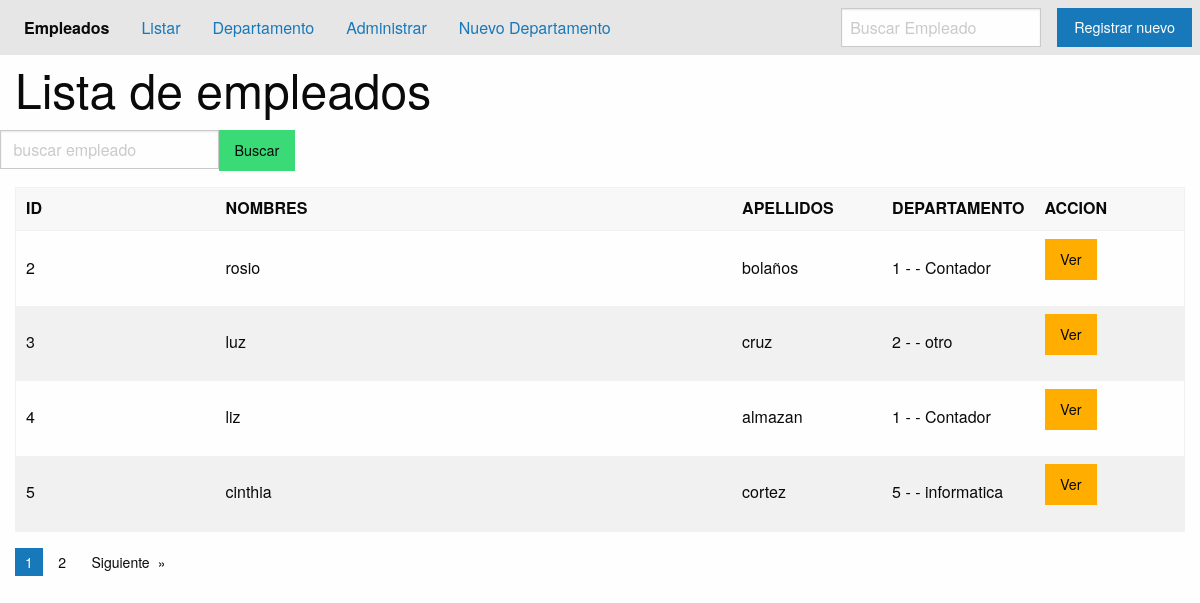
Screenshot of /listar-todos-empleados/ with the database file from the repository.
### applications/personas/models.py (models this page shows, shortened)
class Empleado(models.Model):
    JOB_CHOICES = (
        ('0', 'Contador'),
        ('1', 'Administrador'),
        ('2', 'Economista'),
        ('3', 'Otro'),
    )
    first_name = models.CharField('Nombre', max_length=60)
    last_name = models.CharField('Apellidos', max_length=60)
    full_name = models.CharField('Nombres completos', max_length=120, blank=True)
    job = models.CharField('Trabajo', max_length=50, choices=JOB_CHOICES)
    departamento = models.ForeignKey(Departamento, on_delete=models.CASCADE)
    avatar = models.ImageField(upload_to='empleado', blank=True, null=True)
    habilidades = models.ManyToManyField(Habilidad)
    hoja_vida = RichTextField()
    class Meta:
        verbose_name = 'Empleado'
        verbose_name_plural = 'Empleados de la empresa'
        ordering = ['-first_name', 'last_name']
        unique_together = ('first_name', 'departamento')

### applications/departamento/models.py (models this page shows)
class Departamento(models.Model):
    nombre = models.CharField('Nombre', max_length=50, editable=False)
    subnombre = models.CharField('Nombre Corto', max_length=50, unique=True)
    activo = models.BooleanField('Anulado', default=False)
    class Meta:
        verbose_name = 'Mi departamento'
        verbose_name_plural = 'Áreas de la empresa'
        ordering=['-nombre']
        unique_together=('nombre','subnombre')
    def __str__(self):
        return f"{self.id} - {self.nombre} - {self.subnombre}"

### applications/personas/views.py (the view)
# urls.py: path('listar-todos-empleados/', lisAllEmpleados.as_view()),
class lisAllEmpleados(ListView):
    paginate_by=4
    ordering='last_name'
    template_name = "persona/list.all.html"
    def get_queryset(self):
        palabra_clave = self.request.GET.get('kword', '')
        lista=Empleado.objects.filter(
            full_name__icontains=palabra_clave
        )
        return lista

### templates/persona/list.all.html (shortened to what this page needs)
{% extends 'base.html' %}
{% block content %}
{% include 'include/header.html' %}
<div class="grid-container">
    <div class="grid-x">
        <h1 class="cell">Lista de empleados</h1>
        <form class=" cell grid-x grid-margin-x" method="get">{% csrf_token %}
            <div class="cell-large-7">
                <input type="text" id="kword" name="kword" placeholder=" buscar empleado">
            </div>
            <div class="cell-large-2">
                <button type="button" class="success button">Buscar</button>
            </div>
          </form>
        <div class="cell">
            <table>
  <thead>
    <tr>
      <th width="200">ID</th>
      <th>NOMBRES</th>
      <th width="150">APELLIDOS</th>
      <th width="150">DEPARTAMENTO</th>
      <th width="150">ACCION</th>
    </tr>
  </thead>
  <tbody>
        {% for empleado in object_list %}
    <tr>
      <td>{{ empleado.id }}</td>
      <td>{{ empleado.first_name }}</td>
      <td>{{ empleado.last_name }}</td>
      <td>{{ empleado.departamento }}</td>
      <td><a class="button warning" href="{% url 'persona_app:empleado_detail' empleado.id %}">Ver</a>
</td>
    </tr>
    {% endfor %}
  </tbody>
</table>
</div>
<div class="cell">
  {% if is_paginated %}
  <nav aria-label="Pagination">
  <ul class="pagination">
    {% for pagina in paginator.page_range %}
      {% if pagina == page_obj.number %}
          <li class="current"><span class="show-for-sr">You're on page</span> {{ pagina }}</li>
        {% else %}
          <li><a href="?page={{pagina}}">{{ pagina }}</a></li>
        {% endif %}
    {% endfor %}
    {% if page_obj.has_next %}
        <li class="pagination-next">
          <a href="?page={{page_obj.next_page_number}}">Siguiente</a>
        </li>
    {% endif %}
  </ul>
</nav>
{% endif %}
 </div>
    </div>
</div>
{% endblock content %}

### templates/base.html (shortened to what this page needs)
{% load static %}
<!DOCTYPE html>
<html lang="es">
<head>
    <link rel="stylesheet" href="{% static 'css/foundation.min.css' %}">
</head>
<body>
  {% block content %}{% endblock %}
</body>
</html>

### templates/include/header.html
<div class="top-bar">
  <div class="top-bar-left">
    <ul class="dropdown menu" data-dropdown-menu>
      <li class="menu-text">Empleados</li>
      <li>
        <a href="/listar-todos-empleados/">Listar</a>
        </li>
          <li><a href="{% url 'departamento_app:departamento_list' %}">Departamento</a></li>
          <li><a href="{% url 'persona_app:empleados_admin' %}">Administrar</a></li>
          <li><a href="/new-departamento/">Nuevo Departamento</a></li>
        </ul>
  </div>
  <div class="top-bar-right">
    <ul class="menu">
      <li><input type="search" placeholder="Buscar Empleado"></li>
      <a href="{% url 'persona_app:empleado_add' %}" class="button">Registrar nuevo</a>
    </ul>
  </div>
</div>

### rows the page displays
Empleado: id "2", first_name "rosio", last_name "bolaños", departamento "1 - - Contador"
Empleado: id "3", first_name "luz", last_name "cruz", departamento "2 - - otro"
Empleado: id "4", first_name "liz", last_name "almazan", departamento "1 - - Contador"
Empleado: id "5", first_name "cinthia", last_name "cortez", departamento "5 - - informatica"

### other values shown
{{ pagina }} "1"
{{ pagina }} "2"
